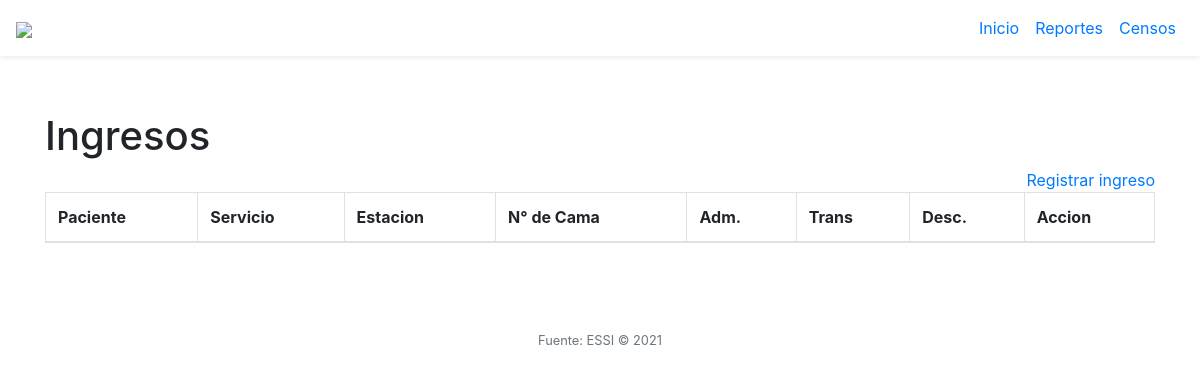
Page /integracion/censo/ on the earlier database version.
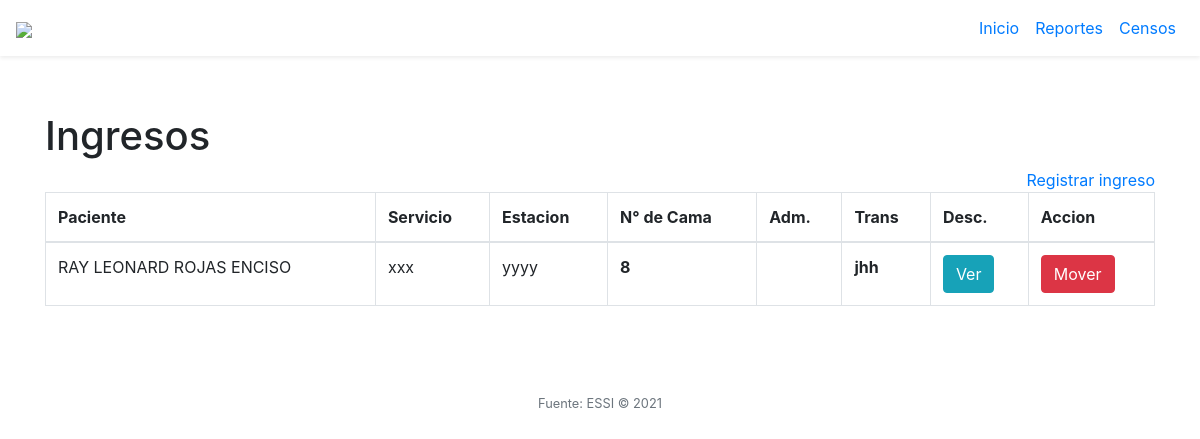
Same page on the later database version.
### registro/models.py (models this page shows, shortened)
class Censo(models.Model):
	tipo = models.CharField(max_length=4)
	paciente = models.ForeignKey(Paciente,
		on_delete=models.CASCADE)
	ncama = IntegerField()
	adm = models.BooleanField(default=False)
	transferencia = models.CharField(max_length=250)
	alta = models.BooleanField(default=False)
	servicio = models.ForeignKey(Servicio,
		on_delete=models.CASCADE)
	usuario = UserForeignKey(auto_user_add=True,
		verbose_name='Usuario')

class Paciente(models.Model):
	ingreso = models.DateTimeField(default=datetime.now, blank=True, verbose_name='Fecha y Hora Ingreso')
	dni = models.CharField(max_length=8, verbose_name='D.N.I.')
	nombre = models.CharField(max_length=35, verbose_name='Nombre', blank=True)
	apellido = models.CharField(max_length=35, verbose_name='Apellidos', blank=True)
	def text(self):
		return "%s %s" % (self.nombre, self.apellido)

class Servicio(models.Model):
	nombre = models.CharField(max_length=250)
	estacion = models.CharField(max_length=250)
	ncamas = models.IntegerField()
	fecha = models.DateTimeField(default=datetime.now, blank=True, verbose_name='Fecha de Registro')

### registro/views.py (the view)
def censo(request):
	context = {
		'censos': Censo.objects.filter(tipo = 'IN')
	}
	return render(request, 'censo.html', context)

### nacido/templates/censo.html (shortened to what this page needs)
{% extends 'base.html' %}
{% block content %}
    <div>
  <div class="container pt-3">
    <div>
      <h1>Ingresos</h1>
    </div>
    <div class="text-right">
      <a href="/integracion/censo/ingreso/">Registrar ingreso</a>
    </div>
    <table class="table table-bordered">
    <thead>
      <tr>
        <th>Paciente</th>
        <th>Servicio</th>
        <th>Estacion</th>
        <th>N° de Cama</th>
        <th>Adm.</th>
        <th>Trans</th>
        <th>Desc.</th>
        <th>Accion</th>
      </tr>
    </thead>
    <tbody>
      {% for x in censos %}
      <tr>
        <td>{{ x.paciente.text }}</td>
        <td>{{ x.servicio.nombre }}</td>
        <td>{{ x.servicio.estacion }}</td>
        <th>{{ x.ncama }}</th>
        <th>{{ x.get_adm_text }}</th>
        <th>{{ x.transferencia }}</th>
        <th><button type="button" class="btn btn-info">Ver</button></th>
        <th><button type="button" class="btn btn-danger">Mover</button></th>
      </tr>
      {% endfor %}
    </tbody>
  </table>
  </div>
</div>
{% endblock %}

### nacido/templates/base.html (shortened to what this page needs)
{% load ngvar %}
<!DOCTYPE html>
<html>
<head>
    <link rel="stylesheet" href="https://stackpath.bootstrapcdn.com/bootstrap/4.5.2/css/bootstrap.min.css"
>
</head>
<body>
<nav class="navbar navbar-expand-md  shadow-sm mb-3">
    <a class="navbar-brand" href="/">
      <img width="128" src="https://oiss.org/wp-content/uploads/2000/01/Logo_EsSalud_2012.jpg">
    </a>
    <div class="collapse navbar-collapse" id="navbarNav">
        <ul class="navbar-nav">
            <li class="nav-item">
                <a class="nav-link " href="/data">Inicio</a>
            </li>
            <li class="nav-item">
              <a class="nav-link " href="/integracion/reportes/">Reportes</a>
            </li>
            <li class="nav-item">
              <a class="nav-link " href="/integracion/censo">Censos</a>
            </li>
        </ul>
    </div>
</nav>
{% block content %}
{% endblock %}
<footer class="">
  <div class="container py-5">
  <div class="row">
    <div class="col-12 col-md text-center">
      <small class="d-block mb-3 text-muted">Fuente: ESSI &copy; 2021</small>
    </div>
  </div>
  </div>
</footer>
</body>
</html>

Differences in the rows shown:
added Censo: paciente.text "RAY LEONARD ROJAS ENCISO", servicio.nombre "xxx", servicio.estacion "yyyy", ncama "8", transferencia "jhh"
